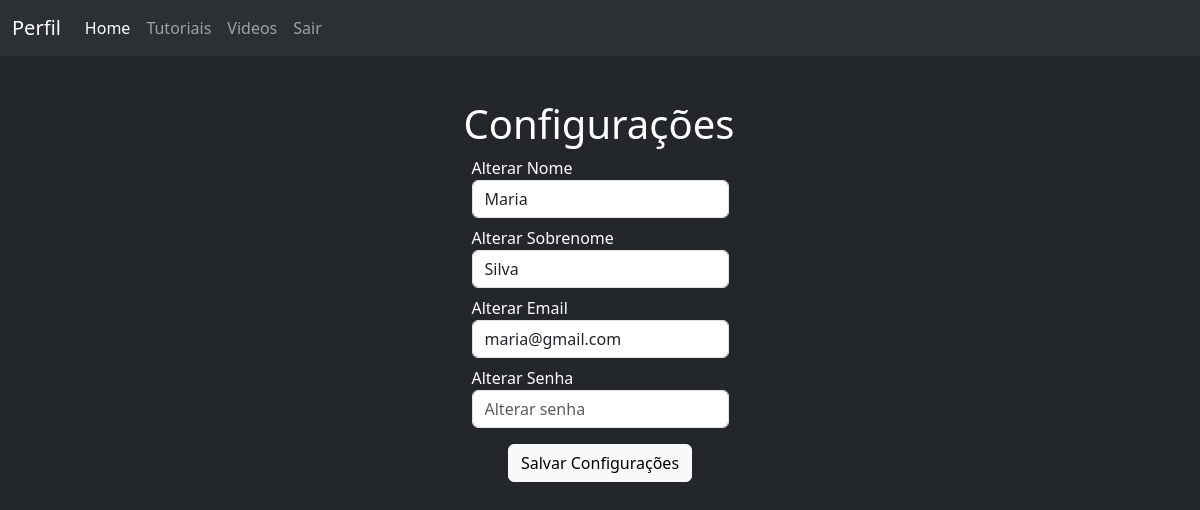
The page /views/config.php?idusuario=3 (signed in) on the database its author committed.
### tables this page shows
CREATE TABLE `usuario` (
  `idusuario` int(11) NOT NULL,
  `nome` varchar(50) NOT NULL,
  `sobrenome` varchar(80) NOT NULL,
  `foto` varchar(20) NOT NULL,
  `email` varchar(100) NOT NULL,
  `senha` varchar(100) NOT NULL,
  `tipo` varchar(10) NOT NULL
);

### models/Conexao.class.php (called while the page is built)
<?php
	class Conexao
	{
		public function __construct(protected $db = null)
		{
			$parametros = "mysql:host=localhost;dbname=teste;charset=utf8mb4";
			$this->db = new PDO($parametros, "root", "");
		}
	}
?>

### models/usuario.class.php (called while the page is built, shortened)
<?php
    class Usuario extends Conexao
    {
        public function buscar_um_usuario()
		{
			$sql = "SELECT * FROM usuario WHERE idusuario = ?";
			$stm = $this->db->prepare($sql);
			$stm->bindValue(1, $this->idusuario);
			$stm->execute();
			$this->db = null;
			return $stm->fetchAll(PDO::FETCH_OBJ);
		}
    }
?>

### views/config.php (the view, shortened to what this page needs)
<?php
require_once "../models/Conexao.class.php";
require_once "../models/Usuario.class.php";
$usuario = new Usuario($_GET["idusuario"]);
$ret = $usuario->buscar_um_usuario();
?>
<!DOCTYPE html>
<html lang="en">
<head>
    <link href="https://cdn.jsdelivr.net/npm/bootstrap@5.3.2/dist/css/bootstrap.min.css" rel="stylesheet">
</head>
<body style="color: white ;background: #23272A;">
    <?php
        require_once "menu.php";
    ?>
    <section class='container' style='margin-top:100px'>
        <div class="d-flex justify-content-center">
            <form action="" method="POST">
                <h1>Configurações</h1>
                <div class="input-box m-2">
                    <label>Alterar Nome</label>
                    <input type="text" class="form-control" name="nome" placeholder="Alterar nome" required  value="<?php echo $ret[0]->nome;?>">
                </div>
                <div class="input-box m-2">
                    <label>Alterar Sobrenome</label>
                    <input type="text" class="form-control" name="sobrenome" placeholder="Alterar Sobrenome" required  value="<?php echo $ret[0]->sobrenome;?>">
                </div>
                <div class="input-box m-2">
                    <label>Alterar Email</label>
                    <input type="email" class="form-control" name="email" placeholder="Alterar email" required  value="<?php echo $ret[0]->email;?>">
                </div>
                <div class="input-box m-2">
                    <label>Alterar Senha</label>
                    <input type="password" class="form-control" name="senha" placeholder="Alterar senha" required>
                </div>
                <div class="d-flex justify-content-center ">
                    <button type="submit" class="btn btn-light m-2" >Salvar Configurações</a></button>
                </div>
            </form>
        </div>
    </section>
</body>
</html>

### rows shown on the page
usuario: nome "Maria", sobrenome "Silva", email "maria@gmail.com"
